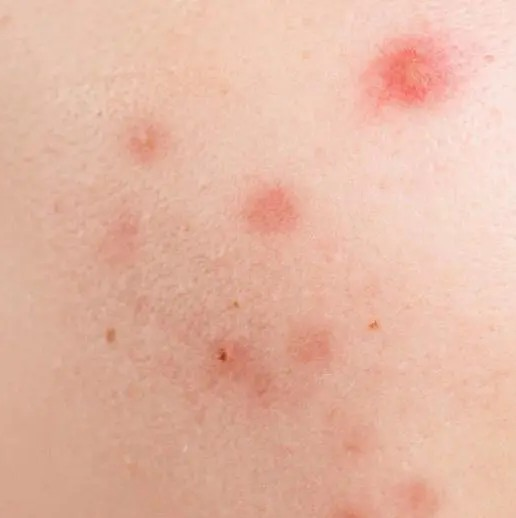
#> input picture WajahJerawat1.jpg, 516 x 518 px
$ jupyter execute deteksiwajah.ipynb
#> lines starting #> are read from the running program, lines starting #| are printed output that depends on the picture; after the words box and inside, x2 and y2 are one past the last pixel; in counts of white or black regions, pixels touching at a corner belong together
[cell 1]
import numpy as np
import matplotlib.pyplot as plt
from PIL import Image
import os
import cv2

# Fungsi untuk memuat gambar sesuai dengan ekstensi file
def load_image(image_path):
#> called with image_path = 'WajahJerawat1.jpg'
    if not os.path.exists(image_path):
        raise FileNotFoundError(f"File tidak ditemukan: {image_path}")

    valid_extensions = ['.jpg', '.jpeg', '.png', 'webp']
    ext = os.path.splitext(image_path)[-1].lower()

    if ext not in valid_extensions:
        raise ValueError("Format file tidak didukung. Harap gunakan file dengan ekstensi .jpg, .jpeg, .png, atau .webp.")

    image = Image.open(image_path)
#> image is the input picture: PIL image 516x518 RGB; mean R, G, B 228.6, 183.1, 163.9
    return image

# Fungsi untuk mengonversi gambar ke grayscale
def convert_to_grayscale(image_np):
    if image_np.shape[2] != 3:
        raise ValueError("Gambar bukan format RGB")
    gray_image = 0.2989 * image_np[:, :, 0] + 0.5870 * image_np[:, :, 1] + 0.1140 * image_np[:, :, 2]
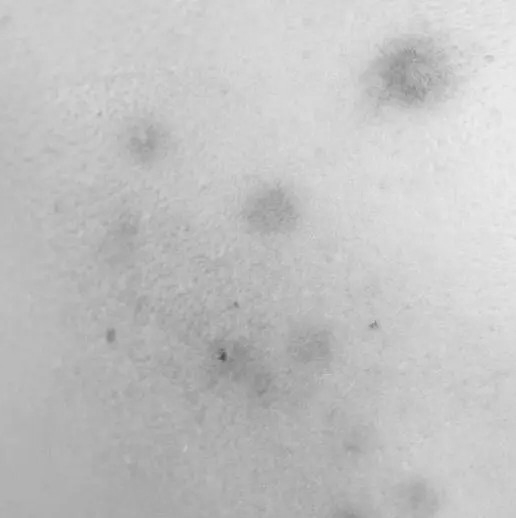
#> gray_image: shape (518, 516) float64; min 76.85, max 235.7, mean 194.5
    return gray_image

def apply_pseudocolor(gray_image):
    # Pastikan bahwa gambar grayscale dalam rentang 0-255
    if gray_image.dtype != np.uint8:
        gray_image = ((gray_image - gray_image.min()) / (gray_image.max() - gray_image.min()) * 255).astype(np.uint8)

    pseudocolor_image = np.zeros((gray_image.shape[0], gray_image.shape[1], 3), dtype=np.uint8)

    for i in range(256):
        if i < 64:
            pseudocolor_image[gray_image == i] = [0, 0, int(255 * (i / 64))]  # Biru
        elif i < 128:
            pseudocolor_image[gray_image == i] = [0, int(255 * ((i - 64) / 64)), 255]  # Cyan
        elif i < 192:
            pseudocolor_image[gray_image == i] = [int(255 * ((i - 128) / 64)), 255, int(255 - (255 * ((i - 128) / 64)))]  # Kuning
        else:
            pseudocolor_image[gray_image == i] = [255, int(255 - (255 * ((i - 192) / 64))), 0]  # Merah

    return pseudocolor_image

# Kelas untuk K-Means
class KMeans:
    def __init__(self, k, seed=None):
        self.k = k
        self.seed = seed

    def train(self, X, MAXITER=100, TOL=1e-3):
        if self.seed is not None:
            np.random.seed(self.seed)
        centroids = X[np.random.choice(X.shape[0], self.k, replace=False)]
        centroids_old = centroids.copy()
        for iter_ in range(MAXITER):
            dist = np.linalg.norm(X - centroids[0, :], axis=1).reshape(-1, 1)
            for class_ in range(1, self.k):
                dist = np.append(dist, np.linalg.norm(X - centroids[class_, :], axis=1).reshape(-1, 1), axis=1)
            classes = np.argmin(dist, axis=1)
            for class_ in set(classes):
                centroids[class_, :] = np.mean(X[classes == class_, :], axis=0)
            if np.linalg.norm(centroids - centroids_old) < TOL:
                break
            centroids_old = centroids.copy()
        self.centroids = centroids

    def predict(self, X):
        dist = np.linalg.norm(X - self.centroids[0, :], axis=1).reshape(-1, 1)
        for class_ in range(1, self.k):
            dist = np.append(dist, np.linalg.norm(X - self.centroids[class_, :], axis=1).reshape(-1, 1), axis=1)
        classes = np.argmin(dist, axis=1)
        return classes

# Fungsi untuk melakukan clustering dengan K-Means
def perform_kmeans(gray_image, k, seed):
    pixels = gray_image.reshape(-1, 1)
    kmeans = KMeans(k, seed=seed)
    kmeans.train(pixels)
#> in train, `centroids = X[np.random.choice(X.shape[0], self.k, replace=False)]`: centroids = [214.9, 213.7, 198]
#> the loop in train, `for iter_ in range(MAXITER):` made 13 passes
#> centroids_old on passes 1 to 12: [221.7, 210, 185.6], [222.7, 206.5, 180.5], [221.7, 204.5, 178.8], [220.5, 203, 178.2], [219.5, 201.9, 177.8], [218.8, 201.1, 177.5], [218.5, 200.7, 177.3], [218.3, 200.3, 177.2], [218.3, 200.1, 177], [218.3, 200, 176.9], [218.2, 199.9, 176.9], [218.2, 199.9, 176.9]
#> after the loop in train, `for iter_ in range(MAXITER):`: centroids = [218.2, 199.9, 176.9]
    classes = kmeans.predict(pixels)
    clustered_image = classes.reshape(gray_image.shape)
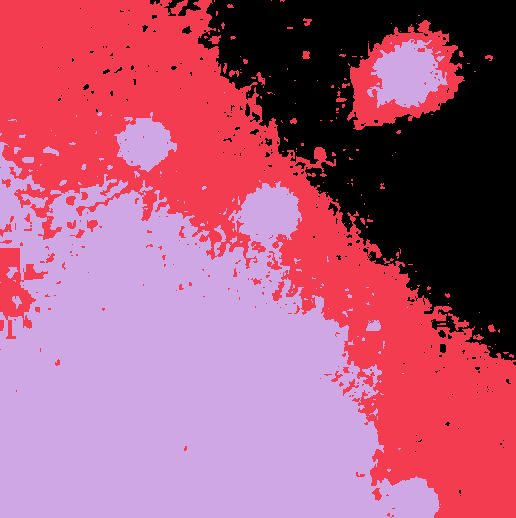
#> clustered_image: shape (518, 516) int64; 3 distinct labels, from 0 to 2; one colour per label, 0 black
    return clustered_image, kmeans.centroids

# Fungsi untuk menampilkan gambar
def display_images(original, grayscale, clustered, pseudocolor, result, result_title, edges_processed):
    plt.figure(figsize=(24, 10))

    plt.subplot(1, 6, 1)
    plt.imshow(original)
    plt.axis('off')
    plt.title('Citra Asli')

    plt.subplot(1, 6, 2)
    plt.imshow(grayscale, cmap='gray')
    plt.axis('off')
    plt.title('Citra Grayscale')

    plt.subplot(1, 6, 3)
    plt.imshow(clustered, cmap='gray')
    plt.axis('off')
    plt.title('Hasil K-Means Clustering')

    plt.subplot(1, 6, 4)
    plt.imshow(pseudocolor)
    plt.axis('off')
    plt.title('Hasil Pseudocoloring')

    plt.subplot(1, 6, 5)
    plt.imshow(result)
    plt.axis('off')
    plt.title(result_title)

    plt.show()

def determine_result(image_np, clustered_image, kmeans_centroids):
    unique, counts = np.unique(clustered_image, return_counts=True)
    cluster_frequencies = dict(zip(unique, counts))
    dominant_cluster = max(cluster_frequencies, key=cluster_frequencies.get)

    if dominant_cluster == 1:
        result_title = 'Wajah Normal'
        result_image = image_np
        edges_processed = np.zeros_like(image_np[:, :, 0])  # Placeholder untuk hasil morfologi
    else:
        acne_cluster = np.argmin(kmeans_centroids)
        acne_mask = (clustered_image == acne_cluster).astype(np.uint8)
        result_title = 'Wajah Berjerawat'
        result_image = image_np.copy()
        result_image[acne_mask == 1] = [255, 0, 0]  # Mengubah piksel berjerawat menjadi warna merah

        # Deteksi tepi Sobel secara manual pada area berjerawat
        sobel_x = np.array([[-1, 0, 1], [-2, 0, 2], [-1, 0, 1]])
        sobel_y = np.array([[-1, -2, -1], [0, 0, 0], [1, 2, 1]])

        edges_x = np.abs(np.convolve(result_image[:, :, 0].flatten(), sobel_x.flatten(), mode='same')).reshape(result_image[:, :, 0].shape)
        edges_y = np.abs(np.convolve(result_image[:, :, 0].flatten(), sobel_y.flatten(), mode='same')).reshape(result_image[:, :, 0].shape)

        edges = edges_x + edges_y
        edges[edges > 255] = 255  # Memastikan nilai maksimal adalah 255
        edges_processed = (edges.astype(np.uint8))

        # Menggabungkan tepi dengan gambar asli
        edges = edges.astype(np.uint8)
        result_image[acne_mask == 1] = [255, 0, 0]  # Mengembalikan warna merah untuk area berjerawat
        result_image[:, :, 0][acne_mask == 1] = edges[acne_mask == 1]  # Menggabungkan tepi dengan area berjerawat

        # Menambahkan kontur pada hasil deteksi tepi Sobel
        contours, _ = cv2.findContours(edges_processed, cv2.RETR_EXTERNAL, cv2.CHAIN_APPROX_SIMPLE)
        cv2.drawContours(result_image, contours, -1, (0, 255, 0), 2)  # Kontur berwarna hijau

        # Identifikasi tingkat keparahan jerawat berdasarkan jumlah kontur
        num_contours = len(contours)
        if num_contours >= 1 and num_contours <= 4:
            result_title = 'Wajah Berjerawat Ringan'
            print("Jumlah kontur yang berhasil dideteksi = " + str(len(contours)))
        elif num_contours > 4 and num_contours <= 10:
            result_title = 'Wajah Berjerawat Sedang'
            print("Jumlah kontur yang berhasil dideteksi = " + str(len(contours)))
        else:
            result_title = 'Wajah Berjerawat Parah'
            print("Jumlah kontur yang berhasil dideteksi = " + str(len(contours)))

    return result_image, result_title, edges_processed


# Menyesuaikan dengan path image
image_path = 'WajahJerawat1.jpg'

# Main execution
image = load_image(image_path)
image_np = np.array(image)
gray_image = convert_to_grayscale(image_np)
clustered_image, kmeans_centroids = perform_kmeans(gray_image, k=3, seed=42)
#> kmeans_centroids = [218.2, 199.9, 176.9]
pseudocolor_image = apply_pseudocolor(gray_image)
#> in apply_pseudocolor, `gray_image = ((gray_image - gray_image.min()) / (gray_image.max() - gr..`:
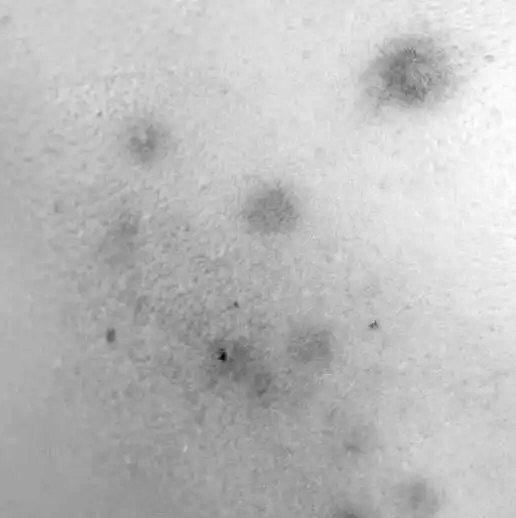
#> gray_image: shape (518, 516); min 0, max 255, mean 188.3
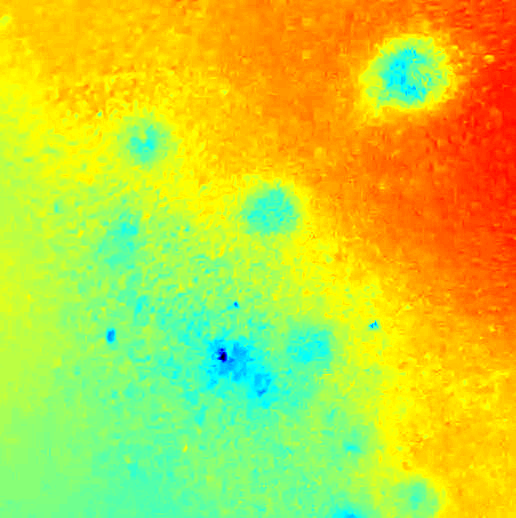
#> pseudocolor_image: shape (518, 516, 3); mean of channels 0, 1, 2 198.8, 212.9, 55.7; drawn as R, G, B
result_image, result_title, edges_processed = determine_result(image_np, clustered_image, kmeans_centroids)
#> in determine_result, `unique, counts = np.unique(clustered_image, return_counts=True)`: unique = [0, 1, 2]; counts = [61519, 93664, 112105]
#> in determine_result, `cluster_frequencies = dict(zip(unique, counts))`: cluster_frequencies = {0: 61519, 1: 93664, 2: 112105}
#> in determine_result, `dominant_cluster = max(cluster_frequencies, key=cluster_frequencies.get)`: dominant_cluster = 2
#> in determine_result, `acne_mask = (clustered_image == acne_cluster).astype(np.uint8)`:
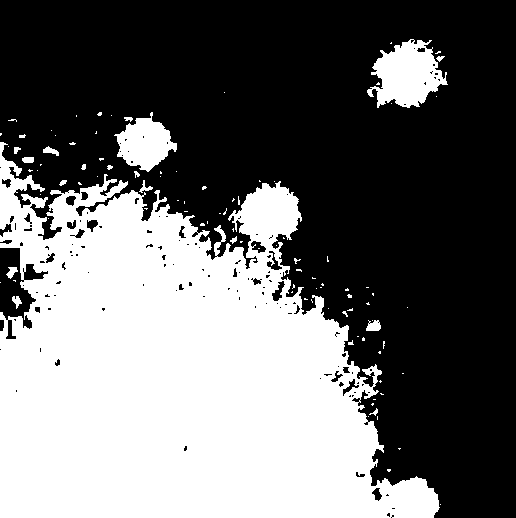
#> acne_mask: shape (518, 516); values 0 (black) and 1 (white), 41.9% white; 102 white regions (83 under 20 px)
#> in determine_result, `result_image[acne_mask == 1] = [255, 0, 0]`:
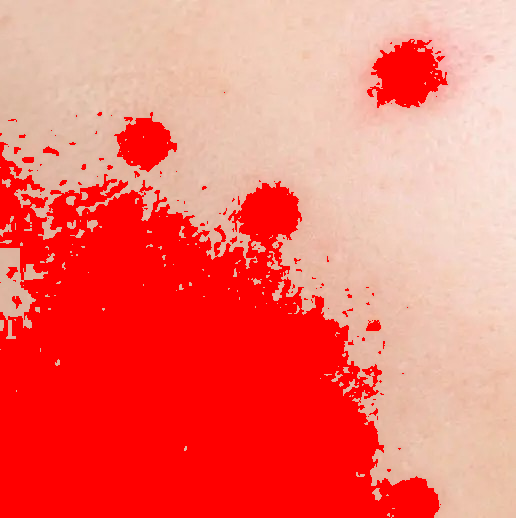
#> result_image: shape (518, 516, 3); mean R, G, B 244.7, 114.5, 104.2
#> in determine_result, `edges_x = np.abs(np.convolve(result_image[:, :, 0].flatten(), sobel_x...`:
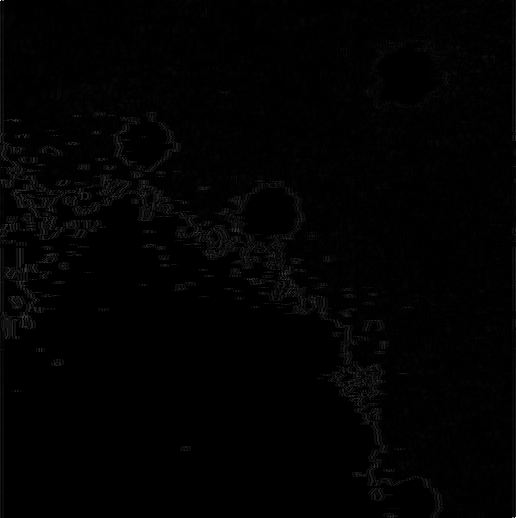
#> edges_x: shape (518, 516) int64; min 0, max 468, mean 4.2; drawn with min black and max white
#> in determine_result, `edges[edges > 255] = 255`:
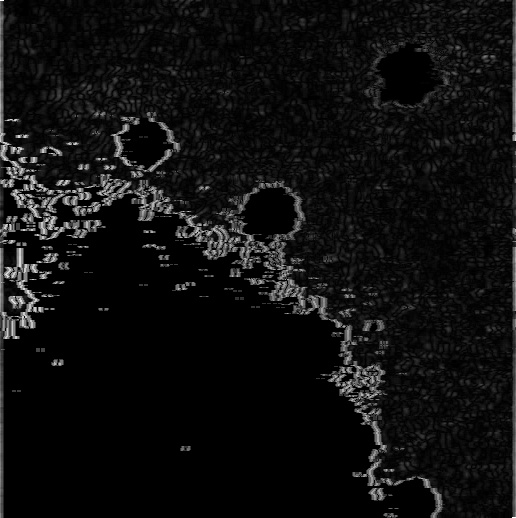
#> edges: shape (518, 516) int64; min 0, max 255, mean 15
#> in determine_result, `result_image[:, :, 0][acne_mask == 1] = edges[acne_mask == 1]`:
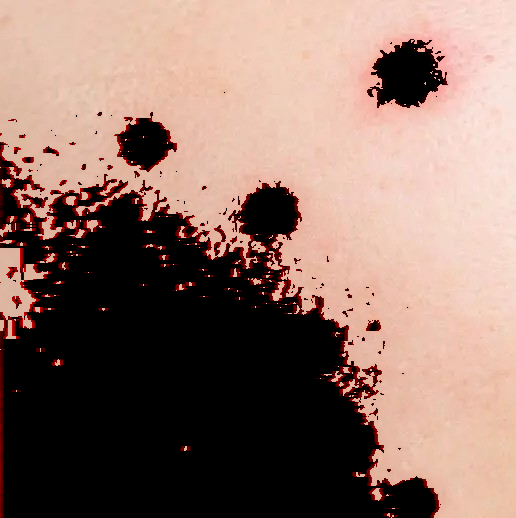
#> result_image: shape (518, 516, 3); mean R, G, B 142, 114.5, 104.2
#> in determine_result, `contours, _ = cv2.findContours(edges_processed, cv2.RETR_EXTERNAL, cv2..`: contours = 64 contours, 48 with area under 20; largest, box (x1, y1, x2, y2) and area: (0, 0, 516, 518) 170788, (368, 488, 387, 501) 155, (36, 253, 59, 263) 114, (172, 282, 196, 291) 86, (229, 268, 244, 277) 77
#> in determine_result, `cv2.drawContours(result_image, contours, -1, (0, 255, 0), 2)`:
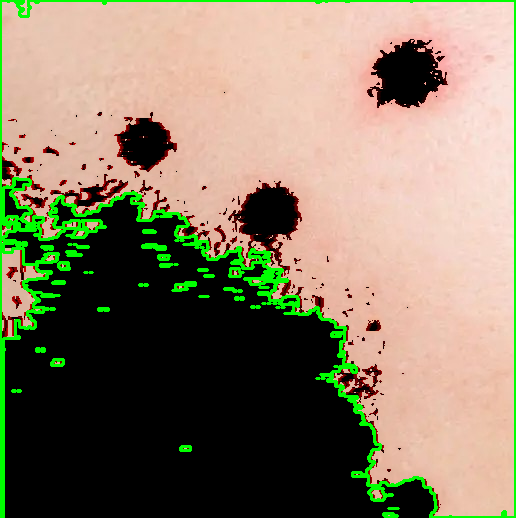
#> result_image: shape (518, 516, 3); 5.14% of pixels changed, all inside (x1, y1, x2, y2) = (0, 0, 516, 518)
#> in determine_result, `num_contours = len(contours)`: num_contours = 64
#| Jumlah kontur yang berhasil dideteksi = 64
#> result_title = 'Wajah Berjerawat Parah'
display_images(image, gray_image, clustered_image, pseudocolor_image, result_image, result_title, edges_processed)

$ run again, with WajahJerawat2.jpg copied over WajahJerawat1.jpg
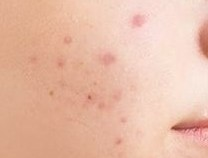
#> input picture WajahJerawat2.jpg, 208 x 158 px
#> in load_image, image is the input picture: PIL image 208x158 RGB; mean R, G, B 232.5, 188.1, 167.3
#> in train, `centroids = X[np.random.choice(X.shape[0], self.k, replace=False)]`: centroids = [230.8, 229, 180.9]
#> the loop in train, `for iter_ in range(MAXITER):` made 22 passes
#> centroids_old on passes 1 to 8: [232, 218.9, 183.8], [230, 214.9, 182.7], [228.7, 212.1, 182], [227.7, 210.3, 181.6], [226.9, 208.8, 181.3], [226.3, 207.4, 181.1], [225.8, 206.4, 180.9], [225.6, 205.6, 180.7]
#> after the loop in train, `for iter_ in range(MAXITER):`: centroids = [224.5, 202.3, 180]
#> in perform_kmeans, `clustered_image = classes.reshape(gray_image.shape)`:
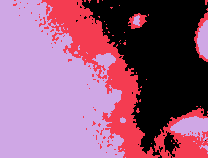
#> clustered_image: shape (158, 208) int64; 3 distinct labels, from 0 to 2; one colour per label, 0 black
#> unique = [0, 1, 2]; counts = [10598, 6808, 15458]
#> cluster_frequencies = {0: 10598, 1: 6808, 2: 15458}
#> dominant_cluster = 2
#> acne_mask: shape (158, 208); values 0 (black) and 1 (white), 47% white; 29 white regions (23 under 20 px)
#> contours = 33 contours, 29 with area under 20; largest, box (x1, y1, x2, y2) and area: (31, 0, 208, 158) 18942, (0, 58, 4, 119) 176, (0, 0, 4, 23) 62, (9, 2, 27, 6) 25
#> in determine_result, `cv2.drawContours(result_image, contours, -1, (0, 255, 0), 2)`:
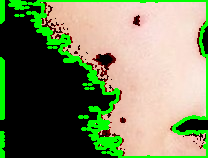
#> result_image: shape (158, 208, 3); mean R, G, B 123.1, 134.1, 95.6
#> num_contours = 33
#| Jumlah kontur yang berhasil dideteksi = 33
#> result_title = 'Wajah Berjerawat Parah'

$ run again, with WajahJerawat3.jpg copied over WajahJerawat1.jpg
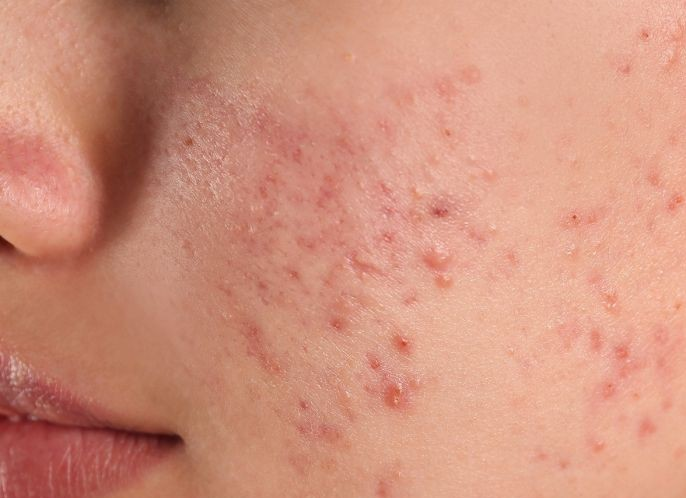
#> input picture WajahJerawat3.jpg, 686 x 498 px
#> in load_image, image is the input picture: PIL image 686x498 RGB; mean R, G, B 207.8, 145.2, 124.3
#> in train, `centroids = X[np.random.choice(X.shape[0], self.k, replace=False)]`: centroids = [191.4, 136.2, 194.6]
#> the loop in train, `for iter_ in range(MAXITER):` made 19 passes
#> centroids_old on passes 1 to 8: [182, 135.4, 196.6], [177.8, 132, 193.6], [172.1, 128.8, 190.9], [165.6, 124.6, 189.1], [160.5, 119.4, 187.8], [156.8, 114.2, 187], [153.7, 108.4, 186.4], [151.5, 103.2, 185.9]
#> after the loop in train, `for iter_ in range(MAXITER):`: centroids = [148.4, 97.19, 184.8]
#> clustered_image: shape (498, 686) int64; 3 distinct labels, from 0 to 2
#> unique = [0, 1, 2]; counts = [128423, 37320, 175885]
#> cluster_frequencies = {0: 128423, 1: 37320, 2: 175885}
#> dominant_cluster = 2
#> acne_cluster = 1
#> acne_mask: shape (498, 686); values 0 (black) and 1 (white), 10.9% white; 113 white regions (108 under 20 px)
#> contours = 26 contours, 17 with area under 20; largest, box (x1, y1, x2, y2) and area: (0, 0, 686, 498) 306982, (59, 440, 84, 480) 370, (88, 453, 126, 470) 271, (9, 388, 35, 398) 122, (79, 470, 90, 480) 66
#> in determine_result, `cv2.drawContours(result_image, contours, -1, (0, 255, 0), 2)`:
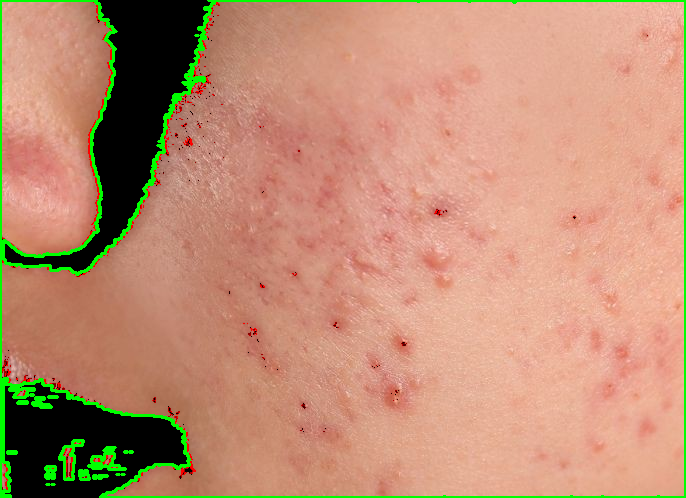
#> result_image: shape (498, 686, 3); mean R, G, B 190.1, 143, 115.4
#> num_contours = 26
#| Jumlah kontur yang berhasil dideteksi = 26
#> result_title = 'Wajah Berjerawat Parah'
